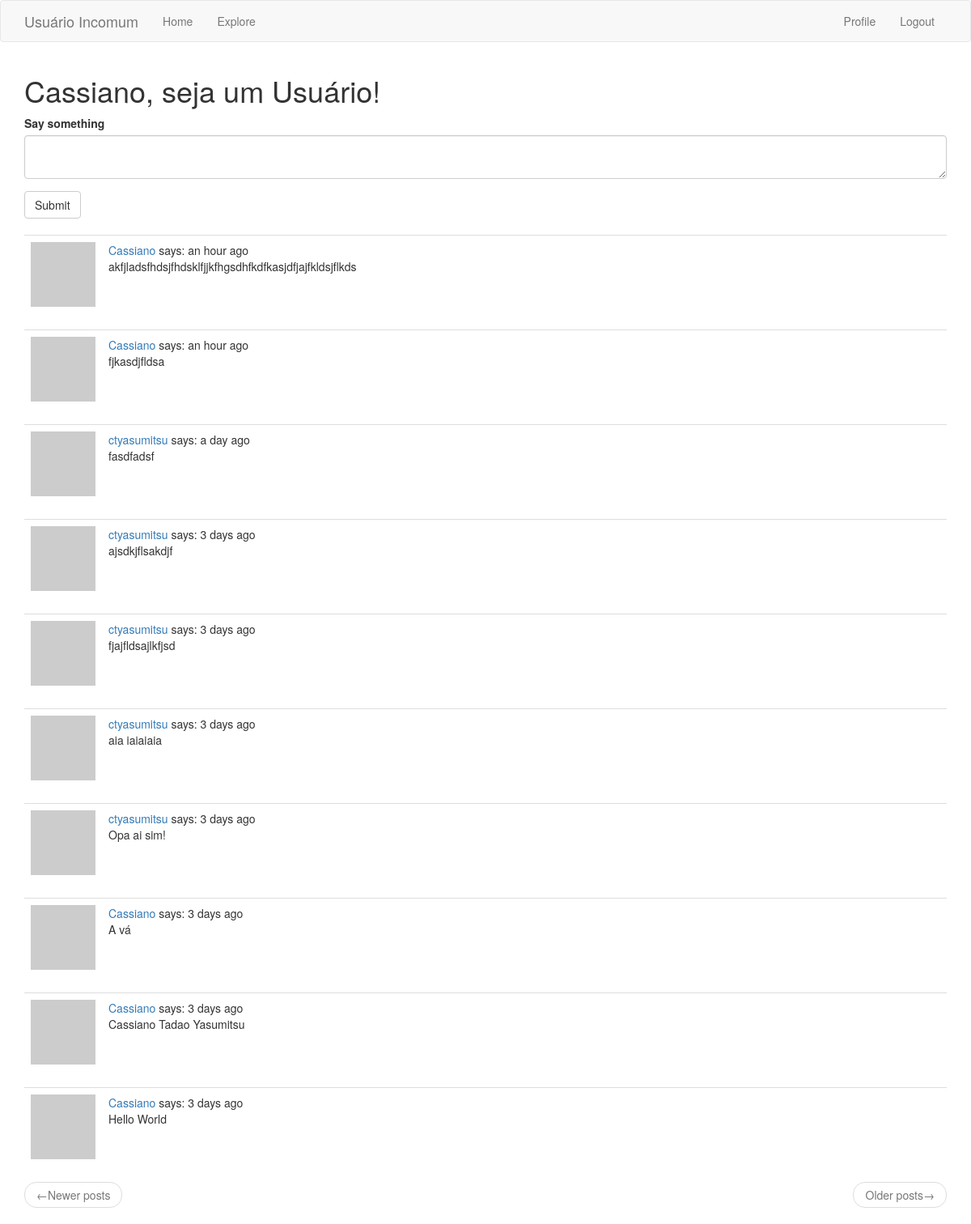
The page /index (signed in) on the database its author committed.
### app/models.py (models this page shows, shortened)
class User(UserMixin, db.Model):
    id = db.Column(db.Integer, primary_key=True)
    username = db.Column(db.String(64), index=True, unique=True)
    email = db.Column(db.String(120), index=True, unique=True)
    password_hash = db.Column(db.String(128))
    posts = db.relationship('Post', backref='author', lazy='dynamic')
    about_me = db.Column(db.String(140))
    last_seen = db.Column(db.DateTime, default=datetime.utcnow)
    followed = db.relationship(
        'User', secondary=followers,
        primaryjoin=(followers.c.follower_id == id),
        secondaryjoin=(followers.c.followed_id == id),
        backref=db.backref('followers', lazy='dynamic'), lazy='dynamic')
    def avatar(self, size):
        digest = md5(self.email.lower().encode('utf-8')).hexdigest()
        return 'https://www.gravatar.com/avatar/{}?d=identicon&s={}'.format(
            digest, size)
    def followed_posts(self):
        followed = Post.query.join(
            followers, (followers.c.followed_id == Post.user_id)).filter(
                followers.c.follower_id == self.id)
        own = Post.query.filter_by(user_id=self.id)
        return followed.union(own).order_by(Post.timestamp.desc())

class Post(db.Model):
    id = db.Column(db.Integer, primary_key=True)
    body = db.Column(db.String(140))
    timestamp = db.Column(db.DateTime, index=True, default=datetime.utcnow)
    user_id = db.Column(db.Integer, db.ForeignKey('user.id'))

### app/routes.py (the view)
@app.route('/', methods=['GET', 'POST'])
@app.route('/index', methods=['GET', 'POST'])
@login_required
def index():
    form = PostForm()
    if form.validate_on_submit():
        post = Post(body=form.post.data, author=current_user)
        db.session.add(post)
        db.session.commit()
        flash('Your post is now live!')
        return redirect(url_for('index'))
    page = request.args.get('page', 1, type=int)
    posts = current_user.followed_posts().paginate(
        page=page, per_page=app.config['POSTS_PER_PAGE'], error_out=False)
    next_url = url_for('index', page=posts.next_num) \
        if posts.has_next else None
    prev_url = url_for('index', page=posts.prev_num) \
        if posts.has_prev else None
    return render_template('index.html', title='Home', form=form,
                           posts=posts.items, next_url=next_url, prev_url=prev_url)

### app/forms.py
class PostForm(FlaskForm):
    post = TextAreaField('Say something', validators=[
        DataRequired(), Length(min=1, max=140)
    ])
    submit = SubmitField('Submit')

### app/models.py (called while the page is built)
@login.user_loader
def load_user(id):
    return User.query.get(int(id))

### app/routes.py (called while the page is built)
@app.before_request
def before_request():
    if current_user.is_authenticated:
        current_user.last_seen = datetime.utcnow()
        db.session.commit()

### app/templates/index.html
{% extends "base.html" %} {% import 'bootstrap/wtf.html' as wtf %} {% block
app_content %}
<h1>{{ current_user.username }}, seja um Usuário!</h1>
{% if form %} {{ wtf.quick_form(form) }}
<br />
{% endif %} {% for post in posts %} {% include '_post.html' %} {% endfor %}
<nav aria-label="...">
  <ul class="pager">
    <li class="previous{% if not prev_url %} disabled{% endif %}">
      <a href="{{ prev_url or '#' }}">
        <span aria-hidden="true">&larr;</span>Newer posts
      </a>
    </li>
    <li class="next{% if not next_url %} disabled{% endif %}">
      <a href="{{ next_url or '#' }}">
        Older posts<span aria-hidden="true">&rarr;</span>
      </a>
    </li>
  </ul>
</nav>
{% endblock %}

### app/templates/_post.html
<table class="table table-hover">
  <tr>
    <td width="70px">
      <a href="{{ url_for('user', username=post.author.username) }}">
        <img src="{{ post.author.avatar(70) }}" />
      </a>
    </td>
    <td>
      <a href="{{ url_for('user', username=post.author.username) }}">
        {{ post.author.username }}
      </a>
      says: {{ moment(post.timestamp).fromNow() }}
      <br />
      {{ post.body }}
    </td>
  </tr>
</table>

### rows shown on the page
User: username "Cassiano"
Post: author.username "Cassiano", timestamp "an hour ago", body "akfjladsfhdsjfhdsklfjjkfhgsdhfkdfkasjdfjajfkldsjflkds"
Post: author.username "Cassiano", timestamp "an hour ago", body "fjkasdjfldsa"
Post: author.username "ctyasumitsu", timestamp "a day ago", body "fasdfadsf"
Post: author.username "ctyasumitsu", timestamp "3 days ago", body "ajsdkjflsakdjf"
Post: author.username "ctyasumitsu", timestamp "3 days ago", body "fjajfldsajlkfjsd"
Post: author.username "ctyasumitsu", timestamp "3 days ago", body "aia iaiaiaia"
Post: author.username "ctyasumitsu", timestamp "3 days ago", body "Opa ai sim!"
Post: author.username "Cassiano", timestamp "3 days ago", body "A vá"
Post: author.username "Cassiano", timestamp "3 days ago", body "Cassiano Tadao Yasumitsu"
Post: author.username "Cassiano", timestamp "3 days ago", body "Hello World"
